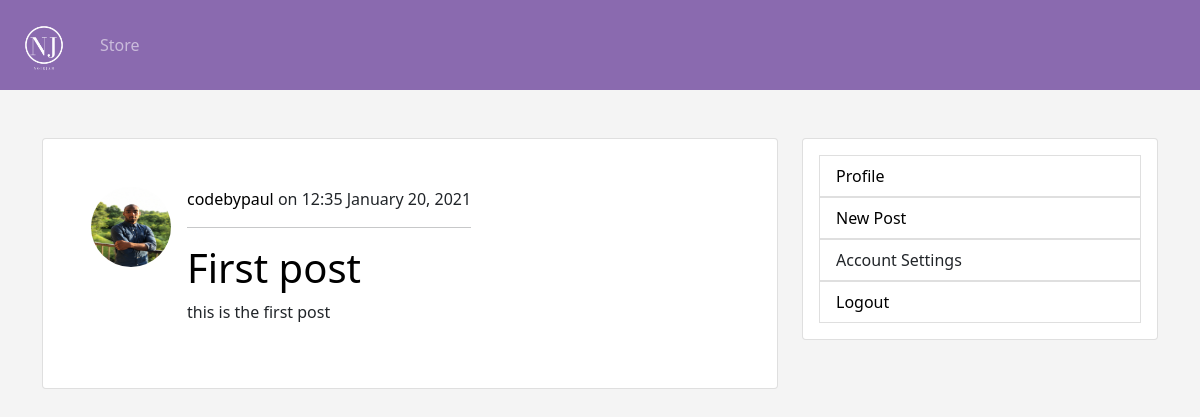
/social/ (signed in), run on the app's committed database.
### blog/models.py (models this page shows, shortened)
class Post(models.Model):
    title = models.CharField(max_length=100)
    content = models.TextField()
    date_posted = models.DateTimeField(default=timezone.now)
    author = models.ForeignKey(User, on_delete=models.CASCADE)

### users/models.py (models this page shows, shortened)
class Profile(models.Model):
    user = models.OneToOneField(User, on_delete=models.CASCADE)
    image = models.ImageField(default="default.png", upload_to="profile_pics")

### blog/views.py (the view)
# urls.py: path("", PostListView.as_view(), name="actually_blog"),
class PostListView(ListView):
    model = Post
    template_name = "blog/blog.html"
    context_object_name = "posts"
    ordering = ["-date_posted"]
    paginate_by = 10

### blog/templates/blog/blog.html (shortened to what this page needs)
{% extends 'blog/base.html' %}
{% block content %}
{% for post in posts %}
    <div class="card mb-5 p-5">
        <div class="media">
            <img src="{{ user.profile.image.url }}" alt="" class="account-img rounded-circle mr-3">
            <div class="media-body ml-3">
                <p><a href="{% url 'user-posts' post.author.username%}" class="username">{{ post.author }}</a> on {{ post.date_posted|date:'h:i F d, Y' }}</p>
                <hr>
                <a class="blog-title" href="{% url 'post-detail' post.id %}">
                    <h1>{{ post.title }}</h1>
                </a>
                <p>{{ post.content}}</p>
            </div>
        </div>
    </div>
{% endfor %}
{% endblock content %}

### static/css/style.css (style rules this page uses)
* { box-sizing: border-box; padding: 0; margin: 0; }
body { background: rgba(200, 200, 200, 0.2); }
.rounded-circle { border-radius: 50%; width: 5rem; height: 5rem; }
.media { display: flex; }
.media-body { margin-left: 1rem; }
a { text-decoration: none; color: black; }
.blog-title { text-decoration: none; }
.username { color: black; }

### data on the page
Post: profile.image (picture), author "codebypaul", date_posted "12:35 January 20, 2021", title "First post", content "this is the first post"
